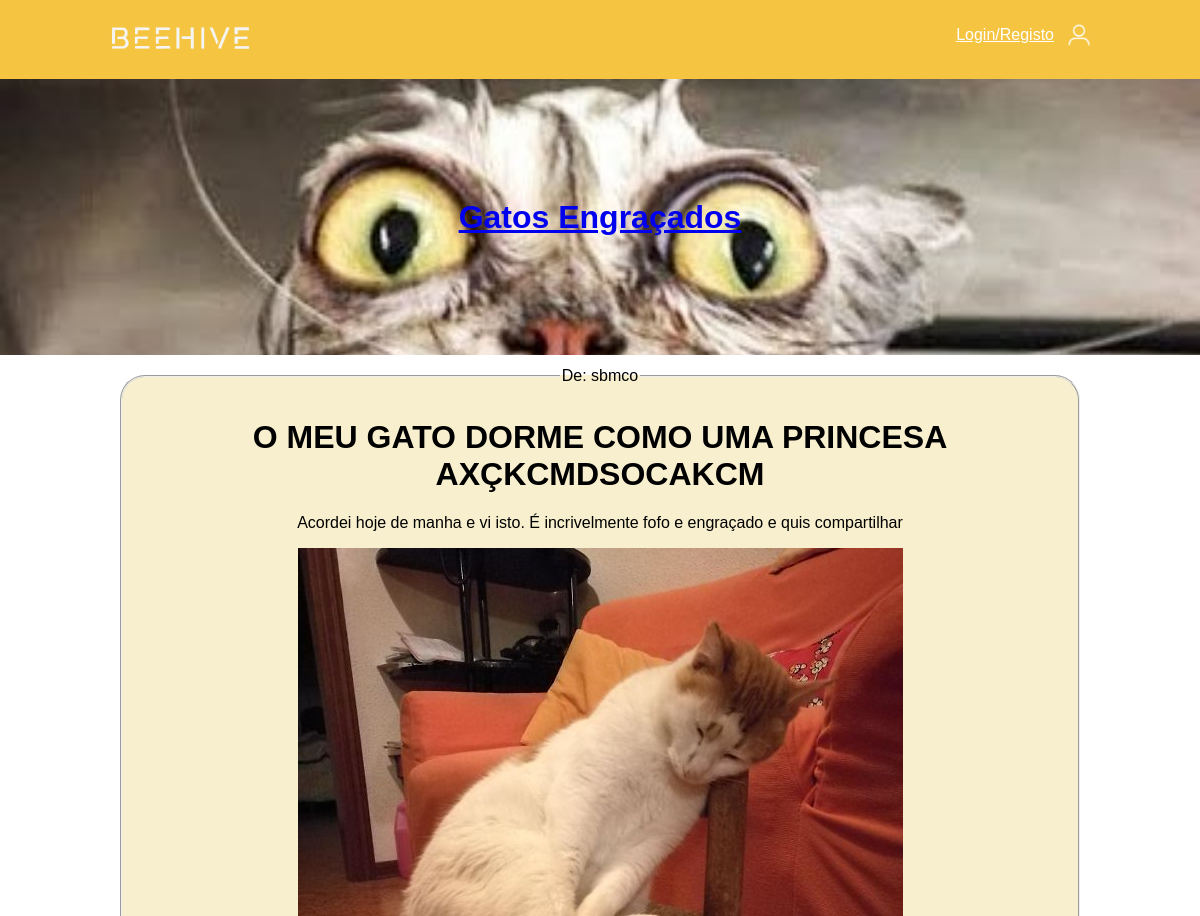
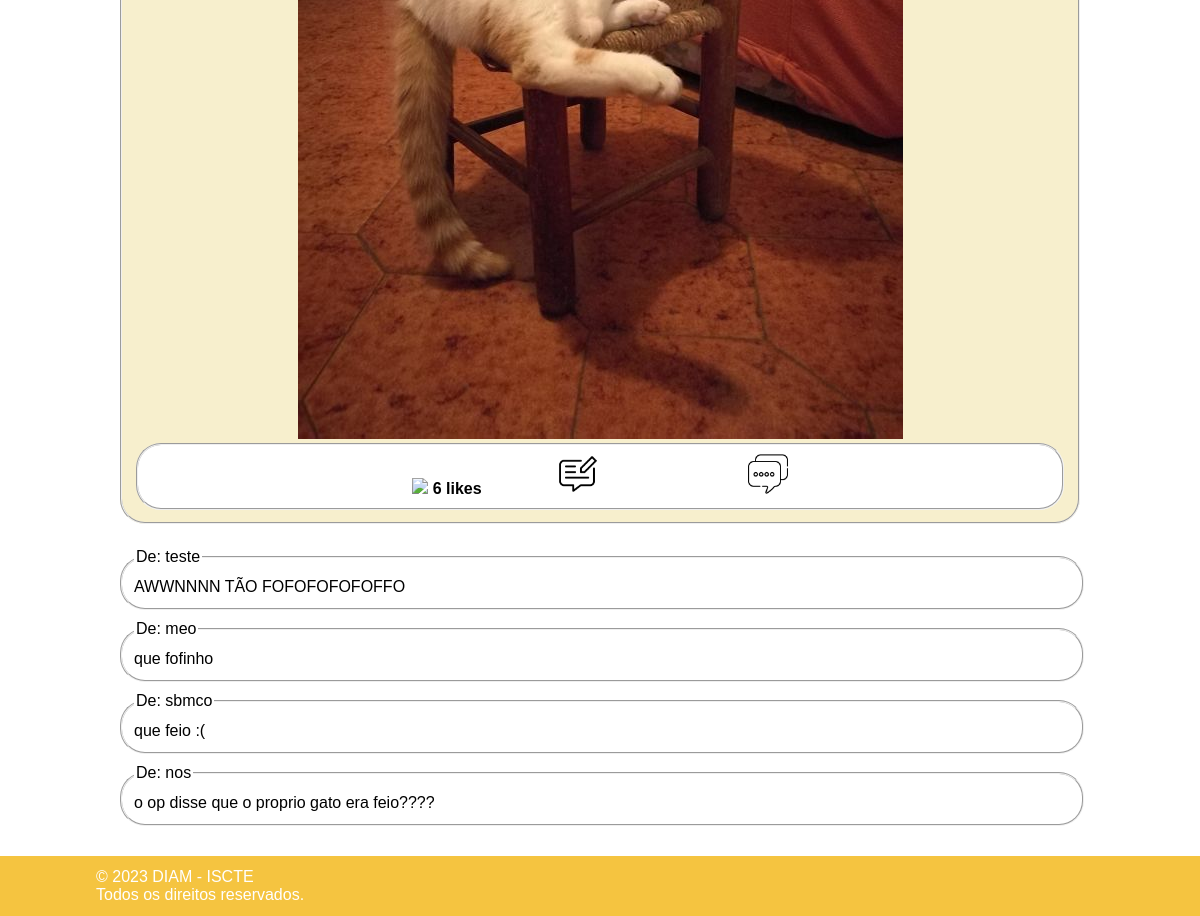
Screenshot of /beeHive/8/8 with the database file from the repository (2 pictures, top to bottom).
### topic/models.py (models this page shows)
class Topic(models.Model):
    title = models.CharField(max_length=50)
    description = models.TextField()
    banner = models.ImageField(upload_to='banner_topicos/', null=True, blank=True)
    created_at = models.DateTimeField(auto_now_add=True)
    admin = models.ForeignKey(User, on_delete=models.CASCADE)
    seguidores = models.IntegerField(default=0)

### post/models.py (models this page shows)
class Post(models.Model):
    topic = models.ForeignKey(Topic, on_delete=models.CASCADE, default=1)
    title = models.TextField(default="Sem título")
    content = models.TextField()
    image = models.ImageField(upload_to='images/', null=True, blank=True)
    autor = models.ForeignKey(User, on_delete=models.CASCADE)
    created_at = models.DateTimeField(auto_now_add=True)
    likes = models.IntegerField(default=0)

class Comment(models.Model):
    post = models.ForeignKey(Post, on_delete=models.CASCADE)
    content = models.TextField()
    autor = models.ForeignKey(User, on_delete=models.CASCADE)
    created_at = models.DateTimeField(auto_now_add=True)

### post/views.py (the view)
# urls.py: path("<int:topic_id>/<int:post_id>", views.post_page, name='post_page'),
def post_page(request, topic_id, post_id):
    post = get_object_or_404(Post, pk=post_id)
    topic = get_object_or_404(Topic, pk=topic_id)
    comments = Comment.objects.filter(post_id=post_id)
    context = {'topic': topic, 'post': post, 'comments': comments}
    if (request.user.is_authenticated):
        likes = Like.objects.filter(user=request.user, post=post)
        context = {'topic': topic, 'post': post, 'comments': comments, 'likes' : likes}
    return render(request, 'post/post_page.html', context)

### post/templates/post/Post_page.html (shortened to what this page needs)
{% extends "topic/hpage.html" %}
{% block content %}
    {% load static %}
    <link rel="stylesheet" type="text/css" href="{% static 'forum/style.css' %}"/>
    <fieldset id="id_post">
        <legend> De: {{ post.autor.username }}</legend>
        <h1>{{ post.title }}</h1>
        <p>{{ post.content }}</p>
        {% if post.image %}
            <img src="{{ post.image.url }}">
        {% endif %}
        <fieldset id="leg_post">
            {% if likes %}
                <a href="{% url 'post:dislike_post' topic.id post.id %}"><img src="{% static "forum/images/like_preenchido.png" %}" onclick="insereFoto(this)" id="interacao_dislike" style="cursor: pointer;"></a>
            {% else %}
                <a href="{% url 'post:like_post' topic.id post.id%}"><img src="{% static "forum/images/like.png" %}" onclick="removeFoto(this)" id="interacao_like" style="cursor: pointer" "></a>
            {% endif %}
            <h6 id="num_likes">{{ post.likes }} likes</h6>
            <img src="{% static "forum/images/escrever_comentario.png" %}" id="interacao_escrita">
            <a href="#comments"> <img src="{% static "forum/images/ver_comentarios.png" %}" id="interacao_ver"></a>
        </fieldset>
    </fieldset>
    <div id="comments">
        {% for comment in comments %}
            <fieldset id="comment">
                <legend> De: {{ comment.autor.username }}</legend>
                {{ comment.content }}
            </fieldset>
        {% endfor %}
    </div>
{% endblock %}

### topic/templates/topic/hpage.html (shortened to what this page needs)
<!DOCTYPE html>
<html lang="en">
<head>
    {% load static %}
    <link rel="stylesheet" type="text/css" href="{% static 'forum/style.css' %}"/>
</head>
<header id="topic_header">
    <a href="{% url 'forum:index' %}">
        <img src="{% static "forum/images/logo_branco.png" %}"  id="logo">
    </a>
    <div class="user_container">
        <span id="user_text">
             {% if user.is_authenticated %}
                 <a href="{% url 'forum:perfil' %}" id="login">{{ user.username }}</a>
             {% else %}
                 <a href="{% url 'forum:dologin' %}" id="login">Login/Registo</a>
             {% endif %}
        </span>
        <img src="{% static "forum/images/user.png" %}"  style="cursor:pointer;" id="user" >
    </div>
    {% block header %}
        {% if topic.banner %}
            <div id="topic_banner" style="background-image: url('{{ topic.banner.url }}');">
                <a href="{% url 'topic:hpage' topic.id %}" >
                    <h1 id="topic_title">
                        {{ topic.title }}
                    </h1>
                </a>
            </div>
        {% endif %}
    {% endblock %}
</header>
<body>
{% block content %}{% endblock %}
<br>
<br>
<br>
<br>
<br>
</body>
<footer>
    &copy; 2023 DIAM - ISCTE
    <br>Todos os direitos reservados.
</footer>
</html>

### forum/static/forum/style.css (style rules this page uses)
header { background-color: rgb(245,196,64); font-family: arial; }
body { margin: 0px; font-family: arial; }
#logo { padding-left: 8%; height: 75px; display: inline; }
#user { padding: 12px; float:right; height: 35px; margin-right: 8%; }
footer { background-color: rgb(245,196,64); color: white; position: fixed; bottom: 0; width: 100%; padding-left: 8%; padding-bottom: 1%; padding-top: 1%; }
#id_post { font-size: 100%; margin-left: 10%; margin-right: 10%; margin-top: 1%; margin-bottom: 2%; padding: 1%; border-radius: 25px; text-align: center; background-color: rgb(247, 239, 205); }
#topic_banner { margin: 0px; height: 60%; background-size: cover; color: rgb(135, 87, 71); padding: 30px 40px; text-align: center; }
#leg_post { padding: 1%; border-radius: 25px; background-color: white; }
#interacao_escrita, #interacao_ver { display: inline; height:40px; margin-left: 8%; margin-right: 8%; }
#interacao_like, #interacao_dislike { display: inline; height:40px; margin-left: 8%; margin-right: 0%; }
#num_likes { display: inline; margin-left: 0; font-family: Arial; font-size: 100%; }
#comment { width: 78%; font-size: 100%; padding: 1%; border-radius: 25px; margin-left:10%; margin-top: 10px; }
.user_container { display: flex; margin-right: 8%; margin-top: 0.8%; float: right; }
#user { padding: 10px; float:right; height: 30px; }
#login { font-family: sans-serif; color: white; line-height: 50px; }
#topic_title { margin: 8%; }

### rows the page displays
Topic: banner (picture), title "Gatos Engraçados"
Post: autor.username "sbmco", title "O MEU GATO DORME COMO UMA PRINCESA AXÇKCMDSOCAKCM", content "Acordei hoje de manha e vi isto. É incrivelmente fofo e engraçado e quis compartilhar", image (picture), likes "6"
Comment: autor.username "teste", content "AWWNNNN TÃO FOFOFOFOFOFFO"
Comment: autor.username "meo", content "que fofinho"
Comment: autor.username "sbmco", content "que feio :("
Comment: autor.username "nos", content "o op disse que o proprio gato era feio????"
